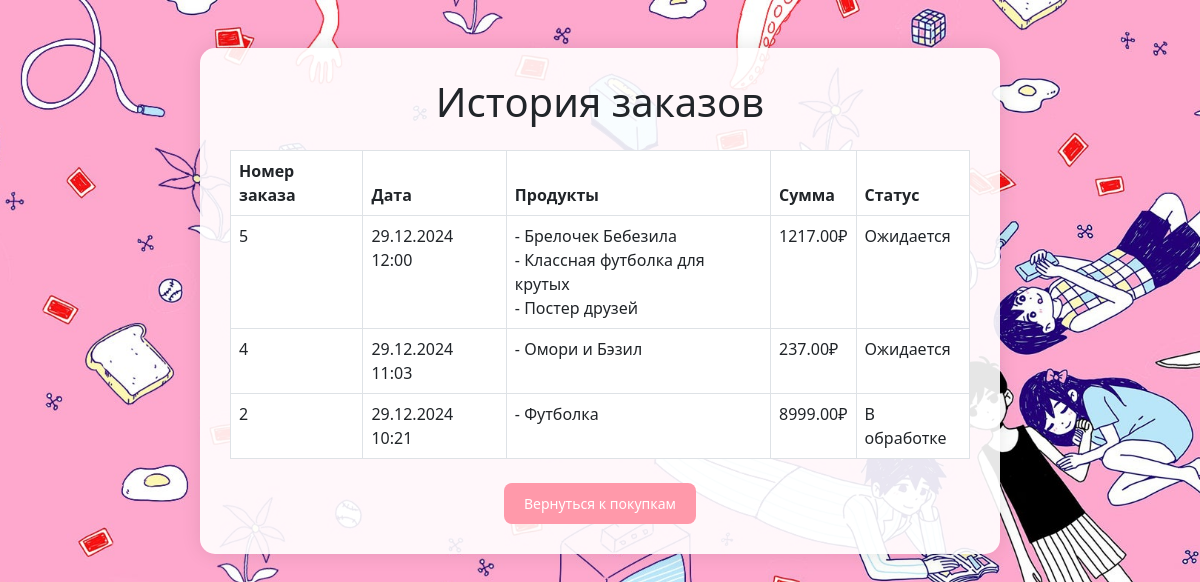
Page /order/history/ (signed in) on the committed database.
### shop/models.py (models this page shows, shortened)
class Order(models.Model):
    user = models.ForeignKey(User, on_delete=models.CASCADE, related_name='orders')
    products = models.ManyToManyField('Product', verbose_name="Продукты", related_name='orders')  # Связь с продуктами
    full_name = models.CharField(max_length=200, verbose_name="ФИО")
    address = models.TextField(verbose_name="Адрес доставки")
    created_at = models.DateTimeField(auto_now_add=True)
    total_price = models.DecimalField(max_digits=10, decimal_places=2, verbose_name="Итоговая сумма")
    status = models.CharField(
        max_length=20,
        choices=[
            ('pending', 'Ожидается'),
            ('in_progress', 'В обработке'),
            ('completed', 'Завершён'),
            ('cancelled', 'Отменён'),
        ],
        default='pending',
        verbose_name="Статус"
    )

class Product(models.Model):
    category = models.ForeignKey(Category, on_delete=models.CASCADE, related_name='products', verbose_name="Категория")
    name = models.CharField(max_length=200, verbose_name="Название товара")
    description = models.TextField(blank=True, verbose_name="Описание")
    price = models.DecimalField(max_digits=10, decimal_places=2, verbose_name="Цена")
    image = models.ImageField(upload_to='products/', blank=True, verbose_name="Изображение")
    created_at = models.DateTimeField(auto_now_add=True, verbose_name="Дата добавления")
    class Meta:
        verbose_name = "Товар"
        verbose_name_plural = "Товары"
        ordering = ['name']

### shop/views.py (the view)
# urls.py: path('order/history/', views.order_history, name='order_history'),
@login_required
def order_history(request):
    orders = Order.objects.filter(user=request.user).order_by('-created_at')
    return render(request, 'shop/order_history.html', {'orders': orders})

### shop/templates/shop/order_history.html (shortened to what this page needs)
<!DOCTYPE html>
<html lang="en">
<head>
    <link href="https://cdn.jsdelivr.net/npm/bootstrap@5.3.0-alpha3/dist/css/bootstrap.min.css" rel="stylesheet">
</head>
<body>
    <div class="container mt-5">
        <div class="content-box">
            <h1 class="text-center">История заказов</h1>
            {% if orders %}
                <table class="table table-bordered mt-4">
                    <thead>
                        <tr>
                            <th>Номер заказа</th>
                            <th>Дата</th>
                            <th>Продукты</th>
                            <th>Сумма</th>
                            <th>Статус</th>
                        </tr>
                    </thead>
                    <tbody>
                        {% for order in orders %}
                            <tr>
                                <td>{{ order.id }}</td>
                                <td>{{ order.created_at|date:"d.m.Y H:i" }}</td>
                                <td>
                                    {% for product in order.products.all %}
                                        - {{ product.name }}<br>
                                    {% endfor %}
                                </td>
                                <td>{{ order.total_price }}₽</td>
                                <td class="status-{{ order.status }}">{{ order.get_status_display }}</td>
                            </tr>
                        {% endfor %}
                    </tbody>
                </table>
            {% else %}
                <p class="text-center">У вас пока нет заказов.</p>
            {% endif %}
            <div class="text-center mt-4">
                <a href="/" class="btn btn-custom">Вернуться к покупкам</a>
            </div>
        </div>
    </div>
</body>
</html>

### shop/templates/shop/order_history.html (style rules this page uses)
body { background: url('/static/images/Wboq_w.jpg') no-repeat center center fixed; background-size: cover; }
.content-box { background: rgba(255, 255, 255, 0.9); padding: 30px; border-radius: 15px; max-width: 800px; margin: auto; box-shadow: 0 0 20px rgba(0, 0, 0, 0.1); }
.status-pending { color: orange; }
.status-in_progress { color: blue; }
.btn-custom { background-color: #ff99aa; color: white; border: none; padding: 10px 20px; border-radius: 8px; font-size: 14px; transition: background-color 0.3s ease; }

### rows in the picture
Order: id "5", created_at "29.12.2024 12:00", total_price "1217.00", status "Ожидается"
Product: name "Брелочек Бебезила"
Product: name "Классная футболка для крутых"
Product: name "Постер друзей"
Order: id "4", created_at "29.12.2024 11:03", total_price "237.00", status "Ожидается"
Product: name "Омори и Бэзил"
Order: id "2", created_at "29.12.2024 10:21", total_price "8999.00", status "В обработке"
Product: name "Футболка"
